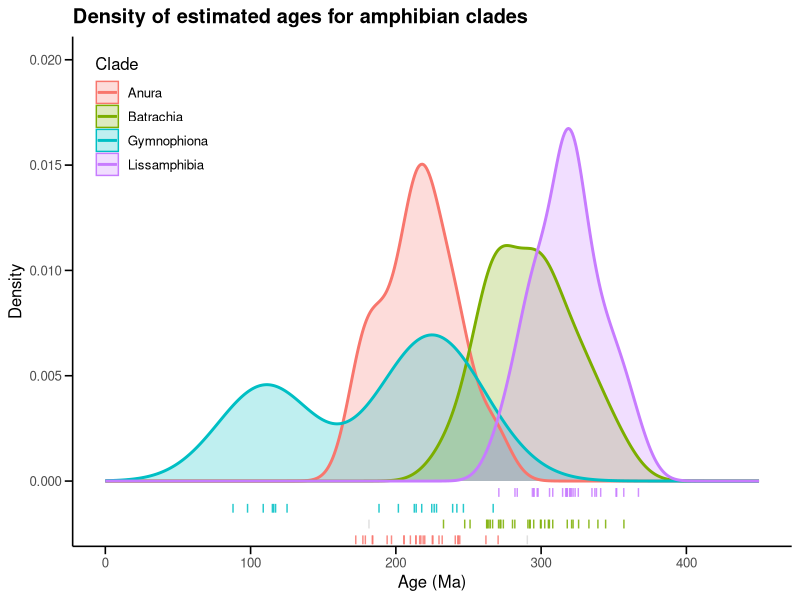
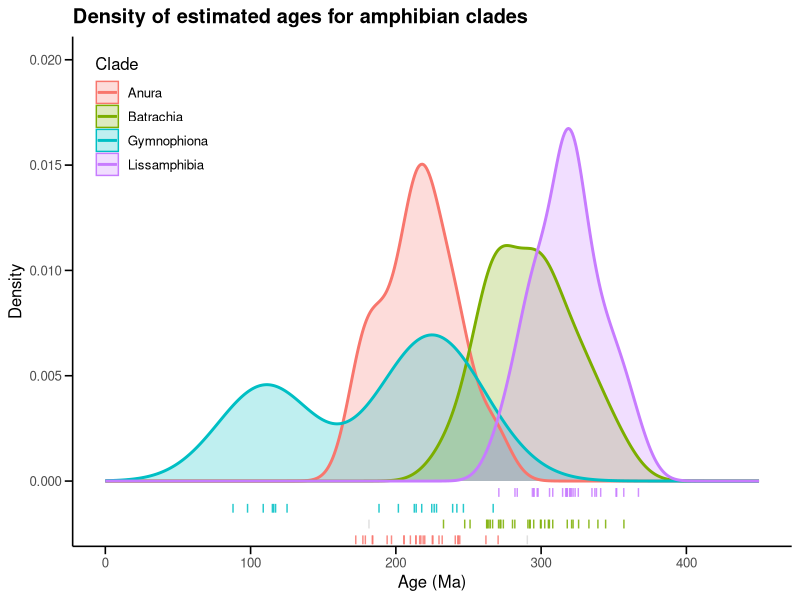

Here is the R script that generated these plots, in order:
### Amphibia ages for likelihood checkpoints
library(ggplot2)
library(dplyr)
library(tidyr)

amphibia <- read.csv("amphibia_calibrations.csv", header=TRUE, stringsAsFactors=TRUE)

# --- 0) Flag 1.5*IQR outliers within each clade ---
amphibia_flagged <- amphibia %>%
  group_by(Clade) %>%
  mutate(
    q1 = quantile(Age, 0.25, na.rm = TRUE),
    q3 = quantile(Age, 0.75, na.rm = TRUE),
    iqr = q3 - q1,
    lower = q1 - 1.5 * iqr,
    upper = q3 + 1.5 * iqr,
    is_outlier = !is.na(Age) & (Age < lower | Age > upper)
  ) %>%
  ungroup() %>%
  select(-q1, -q3, -iqr, -lower, -upper)

# Use NON-outliers for density
dens_df <- amphibia_flagged %>%
  filter(!is_outlier) %>%
  group_by(Clade) %>%
  reframe({
    d <- density(Age, from = 0, to = 450, adjust = 1, na.rm = TRUE)
    tibble(x = d$x, y = d$y)
  })

# Rugs: split into outliers vs not
rug_df <- amphibia_flagged %>%
  filter(!is.na(Age)) %>%
  mutate(Clade = factor(Clade))

rug_in <- rug_df %>% filter(!is_outlier)
rug_out <- rug_df %>% filter(is_outlier)

# Compute ymax from dens_df
ymax <- max(dens_df$y, na.rm = TRUE)

rug_levels <- levels(rug_df$Clade)
y_band <- c(-0.003, -0.00225, -0.0015, -0.00075)
names(y_band) <- rug_levels

rug_in <- rug_in %>% mutate(y_pos = y_band[as.character(Clade)])
rug_out <- rug_out %>% mutate(y_pos = y_band[as.character(Clade)])

tick_h <- 0.025 * ymax

p <- ggplot(dens_df, aes(x = x, y = y, fill = Clade, color = Clade)) +
  geom_area(alpha = 0.25, position = "identity") +
  geom_line(linewidth = 1.0) +
  
  # OUTLIER rug ticks (light gray)
  geom_segment(
    data = rug_out,
    aes(x = Age, xend = Age, y = y_pos, yend = y_pos + tick_h),
    inherit.aes = FALSE,
    linewidth = 0.5,
    alpha = 0.6,
    color = "gray80"
  ) +
  
  # NON-outlier rug ticks (colored by clade)
  geom_segment(
    data = rug_in,
    aes(x = Age, xend = Age, y = y_pos, yend = y_pos + tick_h, color = Clade),
    inherit.aes = FALSE,
    linewidth = 0.5,
    alpha = 0.85
  ) +
  
  coord_cartesian(xlim = c(0, 450), ylim = c(-0.002, 0.02)) +
  labs(
    title = "Density of estimated ages for amphibian clades",
    x = "Age (Ma)",
    y = "Density",
    fill = "Clade",
    color = "Clade"
  ) +
  theme_minimal(base_size = 12) +
  theme(
    panel.grid.major = element_blank(),
    panel.grid.minor = element_blank(),
    axis.line = element_line(color = "black"),
    axis.ticks = element_line(color = "black"),
    axis.ticks.length = unit(0.2, "cm"),
    legend.position = c(0.02, 0.98),
    legend.justification = c(0, 1),
    legend.background = element_rect(fill = "white", color = NA),
    plot.title = element_text(face = "bold")
  )

p

ggsave(
  filename = "amphibia_likelihood_checkpoints.png",
  plot = p,
  width = 8,
  height = 5,
  units = "in",
  dpi = 300
)

# Summary Stats
age_summary <- amphibia_flagged %>%
  filter(!is_outlier) %>%
  group_by(Clade) %>%
  summarise(
    n = sum(!is.na(Age)),
    q2.5   = quantile(Age, 0.025, na.rm = TRUE),
    median = median(Age, na.rm = TRUE),
    q97.5  = quantile(Age, 0.975, na.rm = TRUE),
    .groups = "drop"
  )

age_summary
